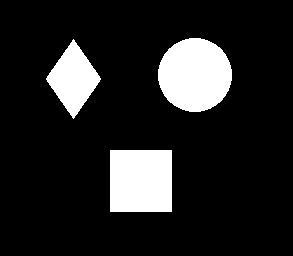
%> input picture Clase4/figuras/figuras.bmp, 293 x 256 px
$ octave figuras.m   (GNU Octave 9; MATLAB toolbox functions it lacks are replaced by stand-ins)
%> lines starting %> are read from the running program, lines starting %| are printed output that depends on the picture; in (x1, y1, x2, y2) boxes, pixels count from 0 and x2, y2 are one past the last pixel; in counts of white or black regions, pixels touching at a corner belong together; the program's own positions count from 1
### Clase4/figuras/normalize.m
function b = normalize(a)
a = double(a);
a = a/ max(a(:));
b = uint8(a * 255);
end

### Clase4/figuras/figuras.m
clear all, close all, clc
a=imread("figuras.bmp"); %a=im2bw(a,0.5);
%> a: size 256x293 logical; 13.8% white; 3 white regions, box (x1, y1, x2, y2) and area: (158, 38, 232, 112) 4280, (110, 150, 172, 212) 3844, (46, 39, 101, 119) 2248
figure;imshow(a);impixelinfo
[l,n]=bwlabel(a);l1=uint8(l);l1=normalize(l1);
%> after `[l,n]=bwlabel(a)`:
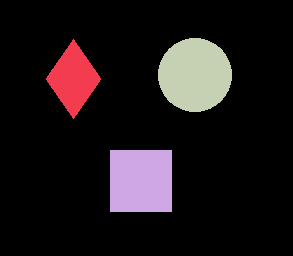
%> l: size 256x293 double; 4 distinct labels, from 0 to 3; one colour per label, 0 black
%> after `[l,n]=bwlabel(a)`: n = 3
%> after `l1=uint8(l)`: l1: size 256x293 uint8; 4 distinct labels, from 0 to 3
%> in normalize, `a = a/ max(a(:));`:
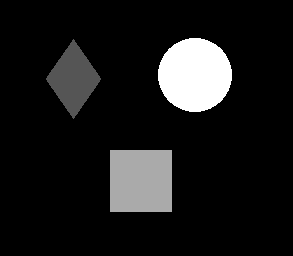
%> a: size 256x293 double; min 0, max 1, mean 0.101
%> in normalize, `b = uint8(a * 255);`:
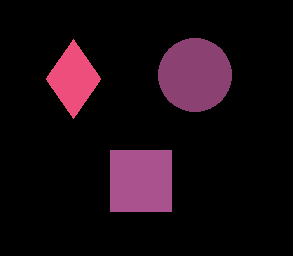
%> b: size 256x293 uint8; 4 distinct labels, from 0 to 255; one colour per label, 0 black
figure;imagesc(l);colormap(cool);impixelinfo
title(['# objetos = ', num2str(n)])
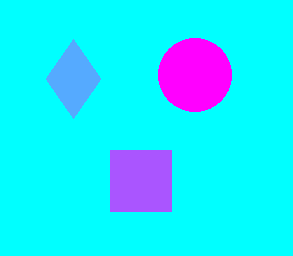
%> displayed picture: size 256x293x3, on the screen's scale of 0 to 255; mean R, G, B 25.8, 229.2, 255
figure;imshow(l1);impixelinfo
